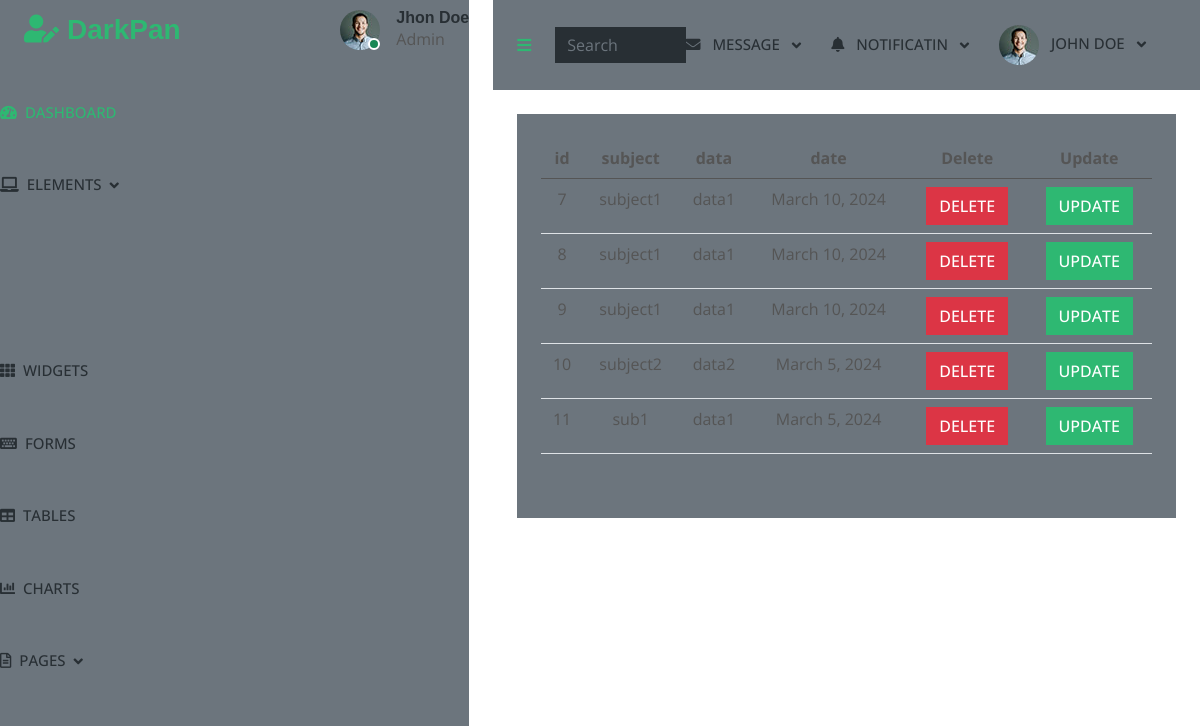
Page /data/ on the earlier database version.
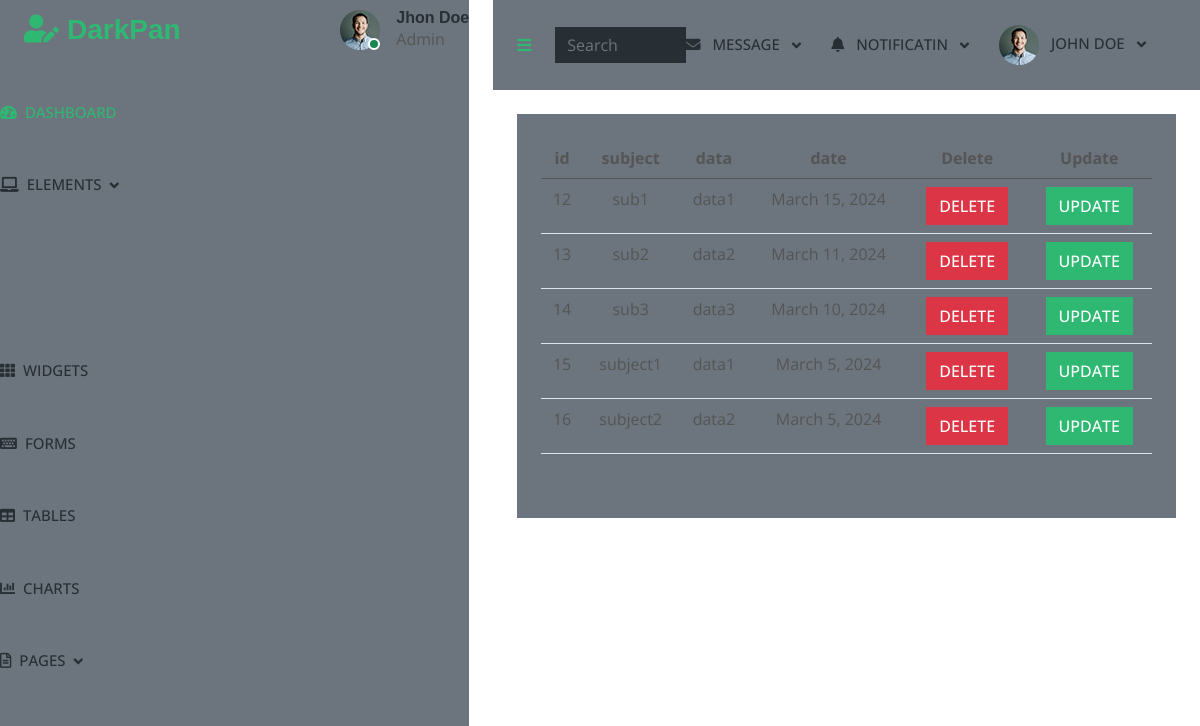
Same page on the later database version.
### myapp/models.py (models this page shows)
class Todo(models.Model):
        subject=models.CharField(max_length=50)
        data=models.CharField(max_length=100)
        date=models.DateField()

### myapp/views.py (the view)
# urls.py: path("data/",views.data,name="data"),
def data(request):
    data=Todo.objects.all()    #returns a list of all model objects
    print(data)
    return render(request, "data.html",{'data':data})

### template/data.html (shortened to what this page needs)
{% extends 'dash.html' %}
{% block content %}
<table class="table">
  <thead>
    <tr>
      <th scope="col">id</th>
      <th scope="col">subject</th>
      <th scope="col">data</th>
      <th scope="col">date</th>
      <th scope="col">Delete</th>
      <th scope="col">Update</th>
    </tr>
  </thead>
  <tbody>
  {% for i in data %}
    <tr>
      <td>{{i.id}}</td>
      <td>{{i.subject}}</td>
      <td>{{i.data}}</td>
      <td>{{i.date}}</td>
      <td><a href="{% url 'delete' i.id %}"><button type="button" class="btn btn-danger">DELETE</button></a></td>
       <td><a href="{% url 'update' i.id %}"><button type="button" class="btn btn-primary">UPDATE</button></a></td>
    </tr>
{% endfor %}
 </tbody>
</table>
{% endblock %}

### template/dash.html (shortened to what this page needs)
<!DOCTYPE html>
<html lang="en">
{% load static %}
<head>
    <link href="https://cdnjs.cloudflare.com/ajax/libs/font-awesome/5.10.0/css/all.min.css" rel="stylesheet">
    <link href="https://cdn.jsdelivr.net/npm/bootstrap-icons@1.4.1/font/bootstrap-icons.css" rel="stylesheet">
    <link href=" {% static 'lib/owlcarousel/assets/owl.carousel.min.css' %} " rel="stylesheet">
    <link href=" {% static 'lib/tempusdominus/css/tempusdominus-bootstrap-4.min.css' %} " rel="stylesheet" />
    <link href=" {% static 'dash/css/bootstrap.min.css' %} " rel="stylesheet">
    <link href=" {% static 'dash/css/style.css' %} " rel="stylesheet">
</head>
<body>
    <div class="container-fluid position-relative d-flex p-0">
        <div class="sidebar pe-4 pb-3">
            <nav class="navbar bg-secondary navbar-dark">
                <a href=" {% static 'index.html' %} " class="navbar-brand mx-4 mb-3">
                    <h3 class="text-primary"><i class="fa fa-user-edit me-2"></i>DarkPan</h3>
                </a>
                <div class="d-flex align-items-center ms-4 mb-4">
                    <div class="position-relative">
                        <img class="rounded-circle" src="{% static 'dash/img/user.jpg' %}" alt="" style="width: 40px; height: 40px;">
                        <div class="bg-success rounded-circle border border-2 border-white position-absolute end-0 bottom-0 p-1"></div>
                    </div>
                    <div class="ms-3">
                        <h6 class="mb-0">Jhon Doe</h6>
                        <span>Admin</span>
                    </div>
                </div>
                <div class="navbar-nav w-100">
                    <a href=" {% static 'index.html' %} " class="nav-item nav-link active"><i class="fa fa-tachometer-alt me-2"></i>Dashboard</a>
                    <div class="nav-item dropdown">
                        <a href="#" class="nav-link dropdown-toggle" data-bs-toggle="dropdown"><i class="fa fa-laptop me-2"></i>Elements</a>
                    </div>
                    <a href=" {% static 'widget.html' %} " class="nav-item nav-link"><i class="fa fa-th me-2"></i>Widgets</a>
                    <a href=" {% static 'form.html' %} " class="nav-item nav-link"><i class="fa fa-keyboard me-2"></i>Forms</a>
                    <a href=" {% static 'table.html' %} " class="nav-item nav-link"><i class="fa fa-table me-2"></i>Tables</a>
                    <a href=" {% static 'chart.html' %} " class="nav-item nav-link"><i class="fa fa-chart-bar me-2"></i>Charts</a>
                    <div class="nav-item dropdown">
                        <a href="#" class="nav-link dropdown-toggle" data-bs-toggle="dropdown"><i class="far fa-file-alt me-2"></i>Pages</a>
                    </div>
                </div>
            </nav>
        </div>
        <div class="content">
            <nav class="navbar navbar-expand bg-secondary navbar-dark sticky-top px-4 py-0">
                <a href="#" class="sidebar-toggler flex-shrink-0">
                    <i class="fa fa-bars"></i>
                </a>
                <form class="d-none d-md-flex ms-4">
                    <input class="form-control bg-dark border-0" type="search" placeholder="Search">
                </form>
                <div class="navbar-nav align-items-center ms-auto">
                    <div class="nav-item dropdown">
                        <a href="#" class="nav-link dropdown-toggle" data-bs-toggle="dropdown">
                            <i class="fa fa-envelope me-lg-2"></i>
                            <span class="d-none d-lg-inline-flex">Message</span>
                        </a>
                    </div>
                    <div class="nav-item dropdown">
                        <a href="#" class="nav-link dropdown-toggle" data-bs-toggle="dropdown">
                            <i class="fa fa-bell me-lg-2"></i>
                            <span class="d-none d-lg-inline-flex">Notificatin</span>
                        </a>
                    </div>
                    <div class="nav-item dropdown">
                        <a href="#" class="nav-link dropdown-toggle" data-bs-toggle="dropdown">
                            <img class="rounded-circle me-lg-2" src=" {% static 'dash/img/user.jpg' %} " alt="" style="width: 40px; height: 40px;">
                            <span class="d-none d-lg-inline-flex">John Doe</span>
                        </a>
                    </div>
                </div>
            </nav>
            <div class="container-fluid pt-4 px-4">
                <div class="bg-secondary text-center rounded p-4">
                    <div class="d-flex align-items-center justify-content-between mb-4">
                        {% block content %}{% endblock %}
                </div>
            </div>
            </div>
 </body>
</html>

### static/dash/css/style.css (style rules this page uses)
:root { --primary: #2EB872; --light: #F3F4F5; --dark: #282F34; }
.btn { font-weight: 500; transition: .5s; }
.btn.btn-primary, .btn.btn-secondary { color: #FFFFFF; }
.navbar.sticky-top { top: -100px; transition: .5s; }
.navbar .navbar-brand { display: flex; align-items: center; }
.navbar .dropdown-toggle::after { border: none; content: "\f107"; font-family: "Font Awesome 5 Free"; font-weight: 900; vertical-align: middle; margin-left: 8px; }
.navbar .navbar-nav .nav-link { margin-right: 30px; padding: 25px 0; color: #FFFFFF; font-size: 15px; font-weight: 500; text-transform: uppercase; outline: none; }
.navbar .navbar-nav .nav-link:hover, .navbar .navbar-nav .nav-link.active { color: var(--primary); }
.navbar .navbar-nav .nav-link { color: var(--dark); font-weight: 500; }

Differences in the rows shown:
removed Todo: id "7", subject "subject1", data "data1", date "March 10, 2024"
removed Todo: id "8", subject "subject1", data "data1", date "March 10, 2024"
removed Todo: id "9", subject "subject1", data "data1", date "March 10, 2024"
removed Todo: id "10", subject "subject2", data "data2", date "March 5, 2024"
removed Todo: id "11", subject "sub1", data "data1", date "March 5, 2024"
added Todo: id "12", subject "sub1", data "data1", date "March 15, 2024"
added Todo: id "13", subject "sub2", data "data2", date "March 11, 2024"
added Todo: id "14", subject "sub3", data "data3", date "March 10, 2024"
added Todo: id "15", subject "subject1", data "data1", date "March 5, 2024"
added Todo: id "16", subject "subject2", data "data2", date "March 5, 2024"
